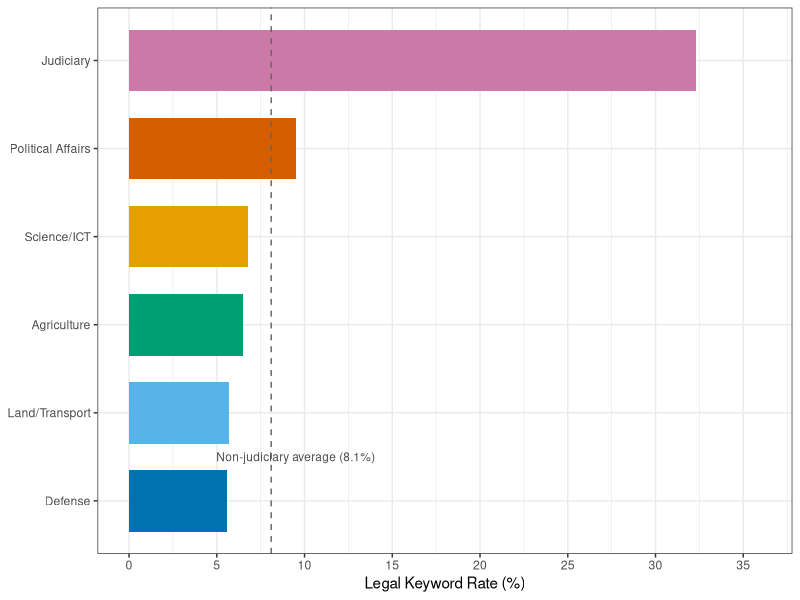
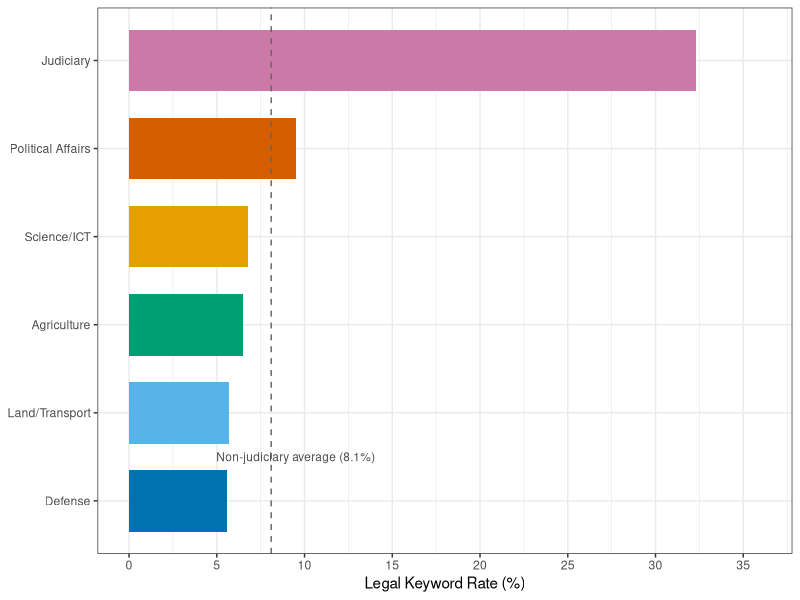

Write R code to recreate these figures, in order.
# Auto-generated figure for article
# Reads KNA data from Sys.getenv("KBL_DATA").
# Figure 2: Committee-level legal keyword density
library(ggplot2); library(dplyr)

comm_data <- data.frame(
  committee = c("Judiciary", "Political Affairs",
                "Science/ICT", "Agriculture",
                "Land/Transport", "Defense"),
  legal_pct = c(32.3, 9.5, 6.8, 6.5, 5.7, 5.6)
)
comm_data$committee <- factor(comm_data$committee,
  levels = comm_data$committee[order(comm_data$legal_pct)])

oi_fill <- c("#0072B2","#56B4E9","#009E73",
             "#E69F00","#D55E00","#CC79A7")

ggplot(comm_data, aes(x = committee, y = legal_pct, fill = committee)) +
  geom_col(width = 0.7) +
  geom_hline(yintercept = 8.1, linetype = "dashed",
             color = "grey40", linewidth = 0.5) +
  annotate("text", x = 1.5, y = 9.5,
           label = "Non-judiciary average (8.1%)",
           size = 3, color = "grey30") +
  scale_fill_manual(values = oi_fill) +
  coord_flip() +
  theme_bw(base_size = 11) +
  theme(legend.position = "none") +
  labs(x = NULL,
       y = "Legal Keyword Rate (%)",
       title = NULL) +
  scale_y_continuous(limits = c(0, 36),
                     breaks = seq(0, 35, 5))
ggsave("articles/figures/fig_2.pdf", width = 7, height = 4.5)
